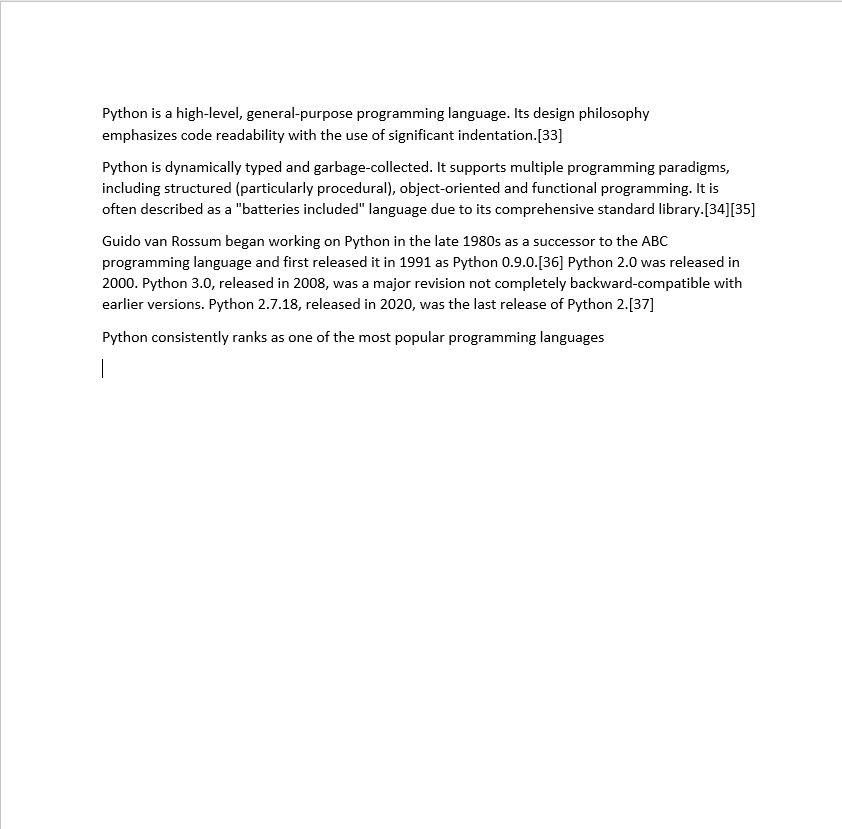
#> input picture zdj/testt.JPG, 842 x 829 px, found by its file name
$ python photo_to_text.py
#> lines starting #> are read from the running program, lines starting #| are printed output that depends on the picture; after the words box and inside, x2 and y2 are one past the last pixel; in counts of white or black regions, pixels touching at a corner belong together
import cv2
import numpy as np
import pytesseract
pytesseract.pytesseract.tesseract_cmd = r'C:\Program Files\Tesseract-OCR\tesseract.exe'

def scan_document(image_path):
   # Wczytaj obraz z pliku
#> called with image_path = 'zdj/testt.jpg'
   image = cv2.imread(image_path)
#> image is the input picture: shape (829, 842, 3); min 0, max 255, mean 248.8

   # Konwertuj obraz na skalę szarości
   gray = cv2.cvtColor(image, cv2.COLOR_BGR2GRAY)

   # Zastosuj progowanie do wyodrębnienia tekstu na obrazie
   thresh = cv2.threshold(gray, 0, 255, cv2.THRESH_BINARY + cv2.THRESH_OTSU)[1]
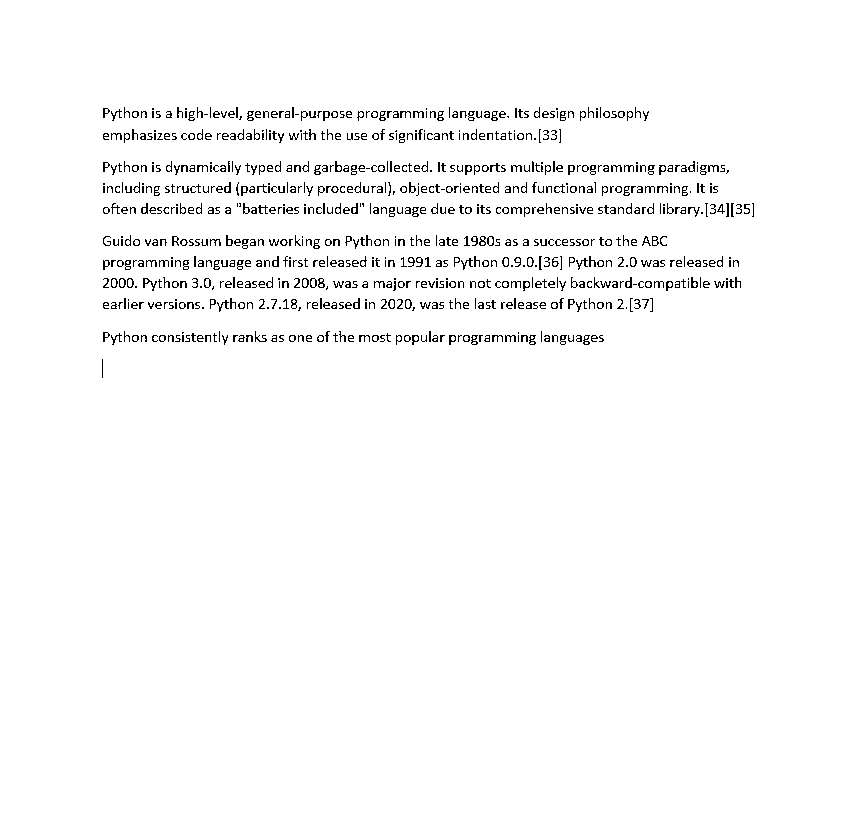
#> thresh: shape (829, 842); 97.5% white; black in thin lines or dots, all inside (x1, y1, x2, y2) = (102, 107, 754, 378)

   # Wykonaj OCR na obrazie za pomocą biblioteki pytesseract
#> (the run stopped early here; a loop or call above may not have finished)
